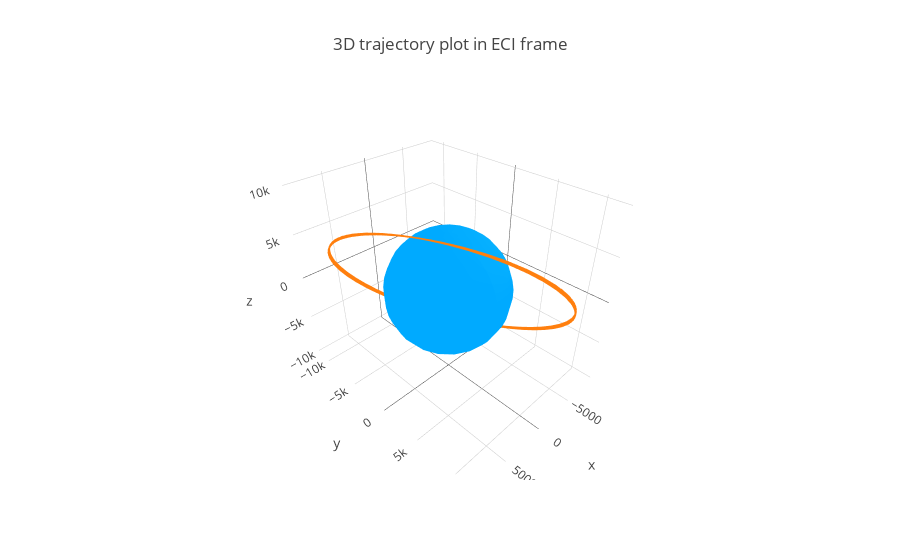

Write notebook code for a chart like this one.
### Markdown cell above
## 3D plot

### Code cell
from org.orekit.utils import Constants as orekit_constants
import plotly.graph_objs as go

phi = np.linspace(0, 2*np.pi, num=20)
theta = np.linspace(-np.pi/2, np.pi/2, num=20)
phi, theta = np.meshgrid(phi, theta)

x = 1e-3 * np.cos(theta) * np.sin(phi) * orekit_constants.WGS84_EARTH_EQUATORIAL_RADIUS
y = 1e-3 * np.cos(theta) * np.cos(phi) * orekit_constants.WGS84_EARTH_EQUATORIAL_RADIUS
z = 1e-3 * np.sin(theta) * orekit_constants.WGS84_EARTH_EQUATORIAL_RADIUS

trace_earth = go.Mesh3d(
    x=x.flatten(),
    y=y.flatten(),
    z=z.flatten(),                   
    alphahull=0,                   
    opacity=1.0,
    color='#00AAFF',
    name='Earth',
    lighting=dict(ambient=1))

trace = go.Scatter3d(
    x = 1e-3 * PV_eci_df['x'],
    y = 1e-3 * PV_eci_df['y'],
    z = 1e-3 * PV_eci_df['z'],
    mode='lines',
    line=dict(
        width=3
    ),
    name='Orbit'
)

data = [trace_earth, trace]

layout = go.Layout(
    title = '3D trajectory plot in ECI frame',
    scene=dict(
        aspectmode='data'
    )
)

fig = dict(data=data, layout=layout)

py.iplot(fig)

### Figure 1 — Plotly figure (JSON) as saved in the notebook; plotly's stock layout.template omitted (floating-point values rounded to 4 significant figures; data arrays with more than 128 entries replaced by an {"elided": "..."} marker saying what was removed)
{"data": [{"alphahull": 0, "color": "#00AAFF", "lighting": {"ambient": 1}, "name": "Earth", "opacity": 1, "type": "mesh3d", "uid": "56259cec-8d16-48e3-a562-9af3186d23d6", "x": {"elided": "400 float values"}, "y": {"elided": "400 float values"}, "z": {"elided": "400 float values"}}, {"line": {"width": 3}, "mode": "lines", "name": "Orbit", "type": "scatter3d", "uid": "674a7267-caf3-43e5-a108-14a49892b661", "x": {"elided": "865 float values"}, "y": {"elided": "865 float values"}, "z": {"elided": "865 float values"}}], "layout": {"autosize": true, "scene": {"aspectmode": "data", "aspectratio": {"x": 0.8772, "y": 1.161, "z": 0.9819}}, "title": {"text": "3D trajectory plot in ECI frame"}}}
